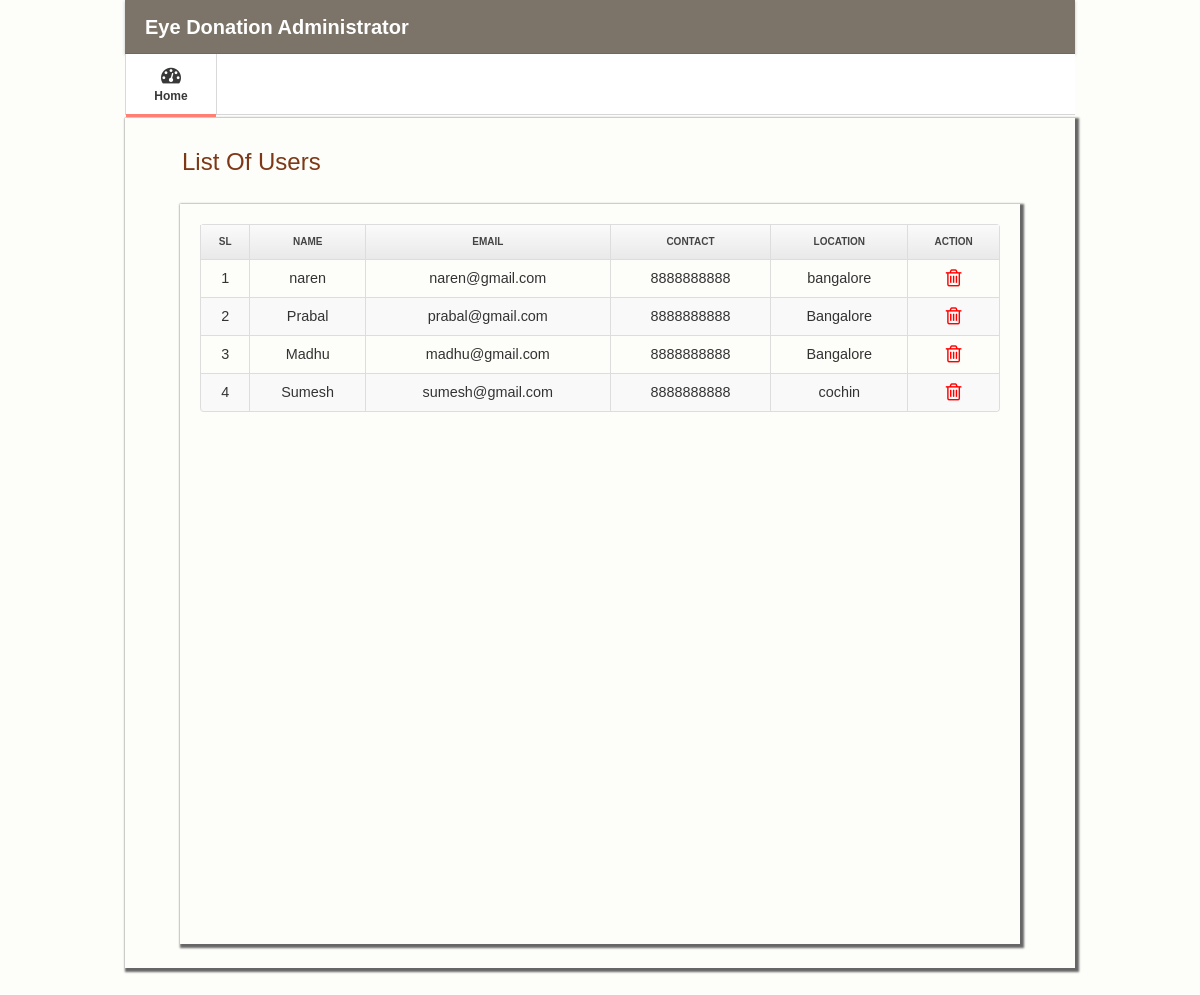
The app's page /admin/index.php with its own data.
### tables this page shows
CREATE TABLE IF NOT EXISTS `registration` (
  `id` int(10) NOT NULL AUTO_INCREMENT,
  `user_id` int(10) NOT NULL,
  `date` date NOT NULL,
  `name` varchar(50) NOT NULL,
  `blood` varchar(20) NOT NULL,
  `email` varchar(100) NOT NULL,
  `mobile` varchar(50) NOT NULL,
  `state` varchar(100) NOT NULL,
  `city` varchar(100) NOT NULL,
  `address` varchar(500) NOT NULL,
  `education` varchar(100) NOT NULL,
  `occupation` varchar(100) NOT NULL,
  `dob` varchar(50) NOT NULL,
  `gender` varchar(50) NOT NULL,
  PRIMARY KEY (`id`)
);

### admin/index.php (the view, shortened to what this page needs)
<!DOCTYPE html>
<html lang="en">
<head>
<link href="../css/bootstrap.min.css" rel="stylesheet">
<link href="../css/bootstrap-responsive.min.css" rel="stylesheet">
<link href="../css/font-awesome.css" rel="stylesheet">
<link href="../css/style.css" rel="stylesheet">
<link href="../css/pages/dashboard.css" rel="stylesheet">
 <link href="../themes/4/js-image-slider.css" rel="stylesheet" type="text/css" />
    <link href="../css/generic.css" rel="stylesheet" type="text/css" />
</head>
<body style="background-color:#FDFEF9;">
<div class="container">
<div class="navbar navbar-fixed-top" >
  <div class="navbar-inner" >
    <div class="container"> <a class="brand" href="index.html"><span style="margin-left:20px;">Eye Donation Administrator</span></a>
    </div>
  </div>
</div>
<div class="subnavbar" style="margin-bottom:0.2em;">
  <div class="subnavbar-inner">
    <div class="container">
      <ul class="mainnav">
        <li class="active"><a href="index.php"><i class="icon-dashboard"></i><span>Home</span> </a> </li>
       <li></li>
      </ul>
    </div>
  </div>
</div>
</div>
<div class="main" style="border-bottom:none;">
  <div class="main-inner">
    <div class="container" style="box-shadow:2px 2px 2px 2px#666;height:850px;">
	 <div class="row" style="margin-left:0px;">
                  <div id="regform">
                   <div  class="span6" style="color:#7E3817;font-size:24px;font-family:Arial Black, Gadget, sans-serif;margin-top:30px;margin-left:6%;"> List Of Users</div><br/>
          <div class="container" style="box-shadow:2px 2px 2px 2px #666;width:800px;margin-top:70px;padding:20px;height:700px;overflow:scroll;">
           <table class="table table-striped table-bordered">
           <th  style="text-align:center">Sl</th>
           <th  style="text-align:center">Name</th>
           <th  style="text-align:center">Email</th>
           <th  style="text-align:center">Contact</th>
           <th  style="text-align:center">Location</th>
           <th  style="text-align:center">Action</th>
            <?php
			$j=0;
		   $query="select * from registration where 1";
		   $res=mysql_query($query);
		   while($row=mysql_fetch_assoc($res)){
			   $j++;
		   ?>
           <tr>
           <td style="text-align:center"><?php echo $j;?></td>
           <td style="text-align:center"><?php echo $row['name'];?></td>
           <td style="text-align:center"><?php echo $row['email'];?></td>
           <td style="text-align:center"><?php echo $row['mobile'];?></td>
           <td style="text-align:center"><?php echo $row['city'];?></td>
           <td style="text-align:center"><a href="index.php?action&id=<?php echo $row['user_id'];?>" onclick="return confirm('Are You Really Want To Cancel This Entry ?')"><i class="icon-trash" style="font-size:20px;padding:10px 10px 10px;color:#F00"></i></a></td>
           </tr>
           <?php }?>
           </table>
           </div>
         </div>
       </div>
	</div>
  </div>
</div>
</body>
</html>

### css/style.css (style rules this page uses)
body { background: #f9f6f1; font: 13px/1.7em 'Open Sans'; }
.table td { vertical-align: middle; }
.table-bordered th { background: #E9E9E9; background:-moz-linear-gradient(top, #FAFAFA 0%, #E9E9E9 100%); background:-webkit-gradient(linear, left top, left bottom, color-stop(0%,#FAFAFA), color-stop(100%,#E9E9E9)); background:-webkit-linear-gradient(top, #FAFAFA 0%,#E9E9E9 100%); background:-o-linear-gradient(top, #FAFAFA 0%,#E9E9E9 100%); background:-ms-linear-gradient(top, #FAFAFA 0%,#E9E9E9 100%); background:linear-gradient(top, #FAFAFA 0%,#E9E9E9 100%); filter: progid:DXImageTransform.Microsoft.gradient(startColorstr='#FAFAFA', endColorstr='#E9E9E9'); -ms-filter: "progid:DXImageTransform.Microsoft.gradient(startColorstr='#FAFAFA', endColorstr='#E9E9E9')"; font-size: 10px; color: #444; text-transform: uppercase; }
.navbar .container { position: relative; }
.navbar-inner { padding: 7px 0; background: #7C7469 !important; -moz-border-radius: 0; -webkit-border-radius: 0; border-radius: 0; }
.navbar-fixed-top { position: static; }
.navbar .brand { font-weight: 600; position: relative; top: 2px; }
.subnavbar { margin-bottom: 2.5em; }
.subnavbar-inner { height: 60px; background: #fff; border-bottom: 1px solid #d6d6d6; }
.subnavbar .container > ul { display: inline-block; height: 80px; padding: 0; margin: 0; }
.subnavbar .container > ul > li { float: left; min-width: 90px; height: 60px; padding: 0; margin: 0; text-align: center; list-style: none; border-left: 1px solid #d9d9d9; }
.subnavbar .container > ul > li > a { display: block; height: 100%; padding: 0 15px; font-size: 12px; font-weight: bold; color: #b2afaa; }
.subnavbar .container > ul > li > a > i { display: inline-block; width: 24px; height: 24px; margin-top: 11px; margin-bottom: -3px; font-size: 20px; }
.subnavbar .container > ul > li > a > span { display: block; }
.subnavbar .container > ul > li.active > a { border-bottom:3px solid #ff7f74; color: #383838; }
.main { padding-bottom: 2em; border-bottom: 1px solid #000; }

### css/generic.css (style rules this page uses)
body { background:#F6F6F6;font:normal 0.9em Arial; margin:0; padding:0; padding-bottom:60px; }

### records on screen
registration: name "naren", email "naren@gmail.com", mobile "8888888888", city "bangalore"
registration: name "Prabal", email "prabal@gmail.com", mobile "8888888888", city "Bangalore"
registration: name "Madhu", email "madhu@gmail.com", mobile "8888888888", city "Bangalore"
registration: name "Sumesh", email "sumesh@gmail.com", mobile "8888888888", city "cochin"
